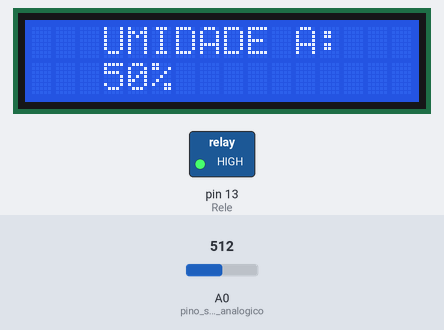
A sketch run on a simulated Arduino Uno, built with avr-gcc and run on an emulated ATmega328P. Shown: 16×2 character LCD, switched loads named in the sketch (green lamp = pin HIGH). Inputs (shaded band) come from the test bench; at power-on: A0 (pino_sinal_analogico) = 512. What the sketch prints to the serial monitor is not drawn.

Above: at 1.2 s.
1.3 s: A0 (pino_sinal_analogico) set to 610
At 8.6 s:
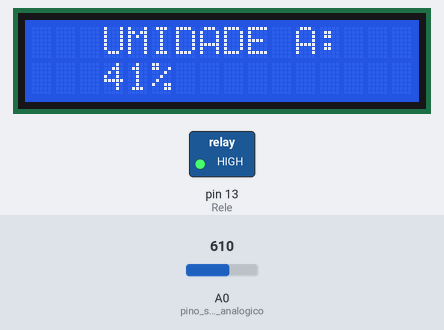
9.2 s: A0 (pino_sinal_analogico) set to 590
16.9 s: A0 (pino_sinal_analogico) set to 613
At 25.84 s:
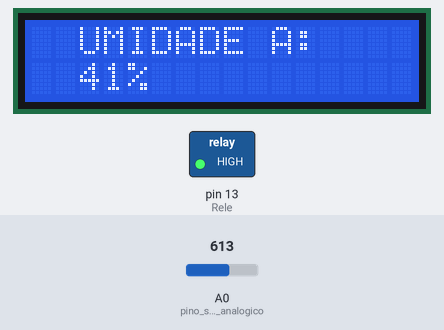
28.1 s: A0 (pino_sinal_analogico) set to 810
At 34.9 s:
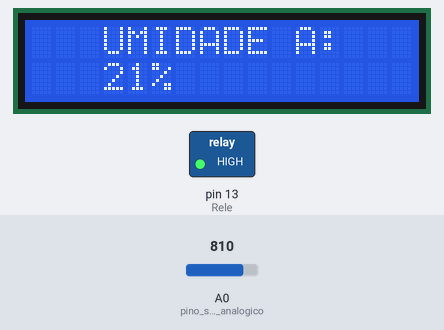
Timing chart, 0 to 36.4 s (numbered marks = the images above; inputs shaded):
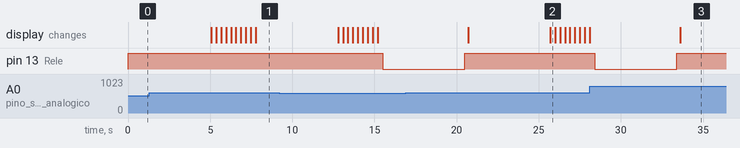

The sketch:

main.ino
```cpp
#include<LiquidCrystal.h> //adicionando a biblioteca do display
#define pino_sinal_analogico A0 //pinagem do arduino conectado com o sensor
#define Rele 13                  // pinagem do rele
int valor_analogico;
LiquidCrystal lcd(12, 11, 5, 4, 3, 2); //pinagem do LCD
int a=0;

void setup()
{
  Serial.begin(9600);
  pinMode(pino_sinal_analogico, INPUT);  //o pino do sensor recebe corrente
  pinMode(Rele,OUTPUT);                 // pino do rele é de saida de corrente
  digitalWrite(Rele,HIGH);
  lcd.begin(16,2);                      // inicializa o lcd de 16x2
  lcd.clear();
}

void loop()
{
  lcd.clear();
  //Le o valor do pino A0 do sensor

  valor_analogico = analogRead(pino_sinal_analogico);
  digitalWrite(Rele,HIGH);

   //////LCD/////
   Serial.print("..");
   Serial.print(valor_analogico);
   Serial.println("..");
  a=map(valor_analogico,0,1024,100,0);     //porcentagem
  Serial.println(a);
  lcd.clear();                       //limpa o display
  lcd.setCursor(3, 0);               //coluna,linha (1=segunda linha)
  lcd.print("UMIDADE A: ");           //printa
  lcd.setCursor(3,1);
  lcd.print(a);
  lcd.setCursor(5,1);
  lcd.print("%");
  delay(5000);

//Rolagem para a esquerda
  for (int posicao = 0; posicao < 3; posicao++)
  {
    lcd.scrollDisplayLeft();
    delay(300);
  }

  //Rolagem para a direita
  for (int posicao = 0; posicao < 6; posicao++)
  {
    lcd.scrollDisplayRight();
    delay(300);
  }

 ///// RELE /////

  //Solo umido, nao liga o rele
  if (valor_analogico >= 0 && valor_analogico < 600)
  {
  Serial.print("\no solo ja esta umido, nao ha necessidade de mais água-high\n");
  Serial.print(valor_analogico);
  digitalWrite(Rele,HIGH);
  }
  //Solo com umidade moderada, liga o rele por 2segundos
  if (valor_analogico >= 600 && valor_analogico < 800)
  {
    Serial.print("\numidade moderada, acionando o rele-low--high\n");
    Serial.print(valor_analogico);
    digitalWrite(Rele,LOW); //liga rele
    delay(5000);              //tempo ligado em milisegundos
    digitalWrite(Rele,HIGH); //desliga rele
    delay(200);   //tempo desligado em milisegundos
  }
  //solo seco, liga o rele por 5 segundos
  if (valor_analogico >= 800 && valor_analogico <= 1024)
  {
    Serial.print("\numidade baixa, acionando o rele--low--high\n");
    Serial.print(valor_analogico);
    digitalWrite(Rele,LOW);
    delay(5000);
    digitalWrite(Rele,HIGH);
    delay(200);
  }
}
```
